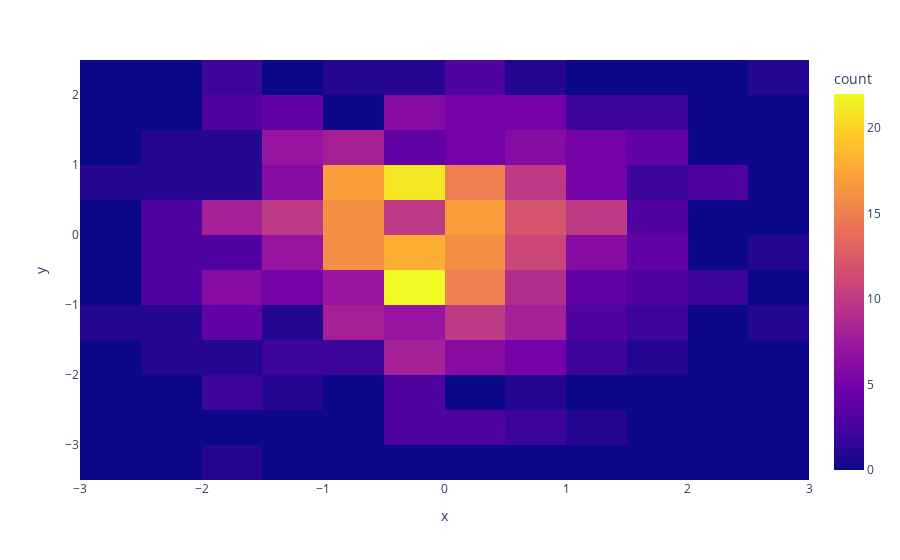

The notebook cell this image was saved under:
### Code cell
px.density_heatmap(x=x,y=y)

### Figure 1 — Plotly figure (JSON) as saved in the notebook; plotly's stock layout.template omitted (floating-point values rounded to 4 significant figures; data arrays with more than 128 entries replaced by an {"elided": "..."} marker saying what was removed)
{"data": [{"coloraxis": "coloraxis", "hovertemplate": "x=%{x}<br>y=%{y}<br>count=%{z}<extra></extra>", "name": "", "type": "histogram2d", "x": {"elided": "500 float values"}, "xaxis": "x", "xbingroup": "x", "y": {"elided": "500 float values"}, "yaxis": "y", "ybingroup": "y"}], "layout": {"coloraxis": {"colorbar": {"title": {"text": "count"}}, "colorscale": [[0, "#0d0887"], [0.1111, "#46039f"], [0.2222, "#7201a8"], [0.3333, "#9c179e"], [0.4444, "#bd3786"], [0.5556, "#d8576b"], [0.6667, "#ed7953"], [0.7778, "#fb9f3a"], [0.8889, "#fdca26"], [1, "#f0f921"]]}, "legend": {"tracegroupgap": 0}, "margin": {"t": 60}, "xaxis": {"anchor": "y", "domain": [0, 1], "title": {"text": "x"}}, "yaxis": {"anchor": "x", "domain": [0, 1], "title": {"text": "y"}}}}
